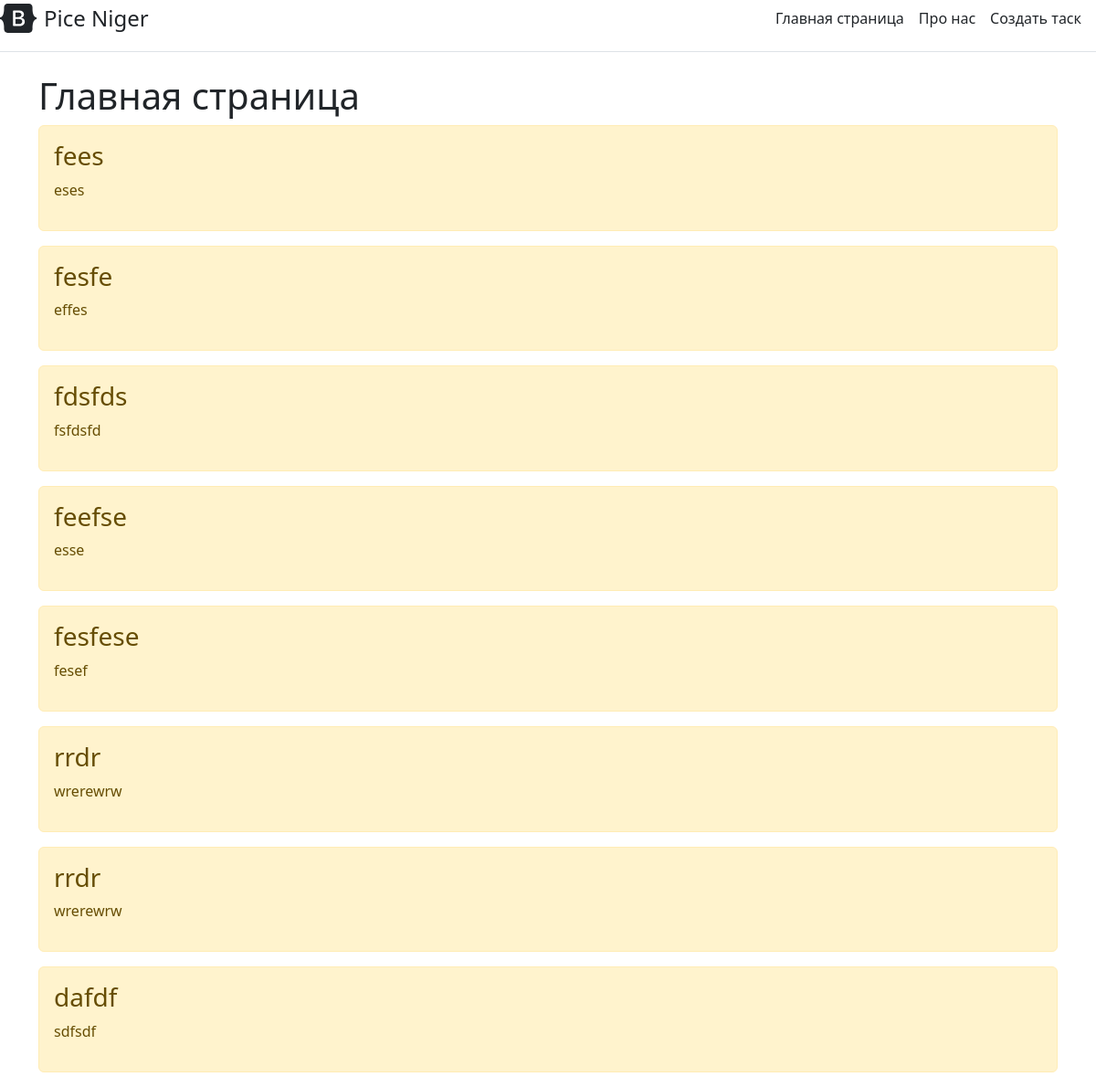
The page / on the database its author committed.
### main/models.py (models this page shows)
class Task(models.Model):
     title = models.CharField('Название',max_length=50)
     task= models.TextField('Описание')
     def  __str__(self):
         return self.title
     class Meta:
        verbose_name = 'Задача'
        verbose_name_plural = 'Задачи'

### main/views.py (the view)
# urls.py: path('',views.index,name='home'),
def index(request):
    tasks = Task.objects.order_by('id')
    return render(request,'main/index.html',{'title':'Главная страница сайта','tasks':tasks})

### main/templates/main/index.html (shortened to what this page needs)
{% extends 'main/base.html' %}
{% block content %}
  <h1>Главная страница</h1>
  {% if tasks%}
    {% for el in tasks%}
    <div class ="alert alert-warning mt-2">
    <h3> {{el.title}} </h3>
    <p> {{el.task}} </p>
    </div>
    {% endfor%}
  {% else%}
  <p> Нет такой записи </p>
{% endif%}
{% endblock %}

### rows shown on the page
Task: title "fees", task "eses"
Task: title "fesfe", task "effes"
Task: title "fdsfds", task "fsfdsfd"
Task: title "feefse", task "esse"
Task: title "fesfese", task "fesef"
Task: title "rrdr", task "wrerewrw"
Task: title "rrdr", task "wrerewrw"
Task: title "dafdf", task "sdfsdf"
